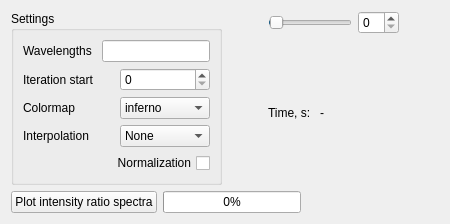
      <widget class="QWidget" name="tab_4">
       <attribute name="title">
        <string>Plot intensity ratio spectra</string>
       </attribute>
       <layout class="QVBoxLayout" name="verticalLayout_11" stretch="10,0,0">
        <item>
         <layout class="QVBoxLayout" name="plot4_layout"/>
        </item>
        <item>
         <layout class="QHBoxLayout" name="horizontalLayout_27">
          <item>
           <widget class="QGroupBox" name="groupBox_3">
            <property name="title">
             <string>Settings</string>
            </property>
            <layout class="QVBoxLayout" name="verticalLayout_15">
             <item>
              <layout class="QHBoxLayout" name="horizontalLayout_24">
               <item>
                <widget class="QLabel" name="label_11">
                 <property name="text">
                  <string>Wavelengths </string>
                 </property>
                </widget>
               </item>
               <item>
                <widget class="QLineEdit" name="wavelengths_for_intensity_lineEdit"/>
               </item>
              </layout>
             </item>
             <item>
              <layout class="QHBoxLayout" name="horizontalLayout_11">
               <item>
                <widget class="QLabel" name="label_12">
                 <property name="text">
                  <string>Iteration start</string>
                 </property>
                </widget>
               </item>
               <item>
                <widget class="QSpinBox" name="iteration_start_spBox"/>
               </item>
              </layout>
             </item>
             <item>
              <layout class="QHBoxLayout" name="horizontalLayout_42">
               <item>
                <widget class="QLabel" name="label_28">
                 <property name="text">
                  <string>Colormap</string>
                 </property>
                </widget>
               </item>
               <item>
                <widget class="QComboBox" name="colormap3_comBox">
                 <item>
                  <property name="text">
                   <string>inferno</string>
                  </property>
                 </item>
                 <item>
                  <property name="text">
                   <string>jet</string>
                  </property>
                 </item>
                 <item>
                  <property name="text">
                   <string>plasma</string>
                  </property>
                 </item>
                 <item>
                  <property name="text">
                   <string>magma</string>
                  </property>
                 </item>
                </widget>
               </item>
              </layout>
             </item>
             <item>
              <layout class="QHBoxLayout" name="horizontalLayout_41">
               <item>
                <widget class="QLabel" name="label_27">
                 <property name="text">
                  <string>Interpolation</string>
                 </property>
                </widget>
               </item>
               <item>
                <widget class="QComboBox" name="interpolation3_comBox">
                 <item>
                  <property name="text">
                   <string>None</string>
                  </property>
                 </item>
                 <item>
                  <property name="text">
                   <string>Spline36</string>
                  </property>
                 </item>
                </widget>
               </item>
              </layout>
             </item>
             <item>
              <widget class="QCheckBox" name="normalization_intensity_chBox">
               <property name="layoutDirection">
                <enum>Qt::RightToLeft</enum>
               </property>
               <property name="text">
                <string>Normalization</string>
               </property>
              </widget>
             </item>
            </layout>
           </widget>
          </item>
          <item>
           <spacer name="horizontalSpacer_14">
            <property name="orientation">
             <enum>Qt::Horizontal</enum>
            </property>
            <property name="sizeHint" stdset="0">
             <size>
              <width>40</width>
              <height>20</height>
             </size>
            </property>
           </spacer>
          </item>
          <item>
           <layout class="QVBoxLayout" name="verticalLayout_9">
            <item>
             <layout class="QHBoxLayout" name="horizontalLayout_30">
              <item>
               <widget class="QSlider" name="time_step3_slider">
                <property name="value">
                 <number>1</number>
                </property>
                <property name="orientation">
                 <enum>Qt::Horizontal</enum>
                </property>
               </widget>
              </item>
              <item>
               <widget class="QSpinBox" name="time_step3_spBox"/>
              </item>
             </layout>
            </item>
            <item>
             <layout class="QHBoxLayout" name="horizontalLayout_33">
              <item>
               <widget class="QLabel" name="label_22">
                <property name="text">
                 <string>Time, s: </string>
                </property>
               </widget>
              </item>
              <item>
               <widget class="QLabel" name="time3_lab">
                <property name="text">
                 <string>-</string>
                </property>
               </widget>
              </item>
              <item>
               <spacer name="horizontalSpacer_15">
                <property name="orientation">
                 <enum>Qt::Horizontal</enum>
                </property>
                <property name="sizeHint" stdset="0">
                 <size>
                  <width>40</width>
                  <height>20</height>
                 </size>
                </property>
               </spacer>
              </item>
             </layout>
            </item>
           </layout>
          </item>
          <item>
           <spacer name="horizontalSpacer_16">
            <property name="orientation">
             <enum>Qt::Horizontal</enum>
            </property>
            <property name="sizeHint" stdset="0">
             <size>
              <width>40</width>
              <height>20</height>
             </size>
            </property>
           </spacer>
          </item>
         </layout>
        </item>
        <item>
         <layout class="QHBoxLayout" name="horizontalLayout_39">
          <item>
           <widget class="QPushButton" name="plot_intensity_but">
            <property name="text">
             <string>Plot intensity ratio spectra</string>
            </property>
           </widget>
          </item>
          <item>
           <widget class="QProgressBar" name="inten_progBar">
            <property name="maximumSize">
             <size>
              <width>200</width>
              <height>16777215</height>
             </size>
            </property>
            <property name="value">
             <number>0</number>
            </property>
           </widget>
          </item>
          <item>
           <spacer name="horizontalSpacer_17">
            <property name="orientation">
             <enum>Qt::Horizontal</enum>
            </property>
            <property name="sizeHint" stdset="0">
             <size>
              <width>40</width>
              <height>20</height>
             </size>
            </property>
           </spacer>
          </item>
         </layout>
        </item>
       </layout>
      </widget>
